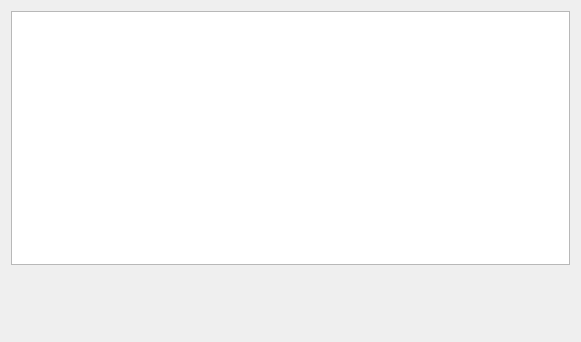
<?xml version="1.0" encoding="UTF-8"?>
<ui version="4.0">
 <class>qtvUIStorageInfo</class>
 <widget class="QWidget" name="qtvUIStorageInfo">
  <property name="geometry">
   <rect>
    <x>0</x>
    <y>0</y>
    <width>581</width>
    <height>342</height>
   </rect>
  </property>
  <property name="windowTitle">
   <string>Form</string>
  </property>
  <layout class="QVBoxLayout" name="verticalLayout">
   <item>
    <widget class="QTableWidget" name="tableinfo"/>
   </item>
   <item>
    <layout class="QHBoxLayout" name="layout_0">
     <item>
      <spacer name="space_0">
       <property name="orientation">
        <enum>Qt::Horizontal</enum>
       </property>
       <property name="sizeHint" stdset="0">
        <size>
         <width>40</width>
         <height>20</height>
        </size>
       </property>
      </spacer>
     </item>
     <item>
      <widget class="QLabel" name="lbimage">
       <property name="minimumSize">
        <size>
         <width>300</width>
         <height>60</height>
        </size>
       </property>
       <property name="maximumSize">
        <size>
         <width>300</width>
         <height>60</height>
        </size>
       </property>
       <property name="text">
        <string/>
       </property>
       <property name="textInteractionFlags">
        <set>Qt::NoTextInteraction</set>
       </property>
      </widget>
     </item>
    </layout>
   </item>
  </layout>
 </widget>
 <resources/>
 <connections/>
</ui>
